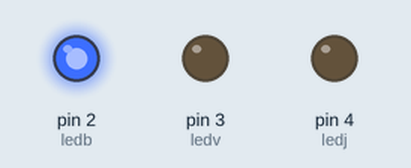
Simulated run of this sketch. Board: Arduino Uno, built with avr-gcc and run on an emulated ATmega328P. Shown: output pins drawn as LEDs (lit = HIGH).

Above: at 0.7 s.
At 2.2 s:
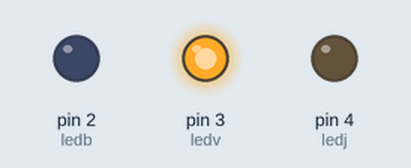
At 3.7 s:
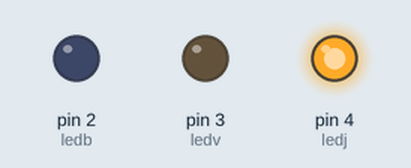
Timing chart, 0 to 5.9 s (numbered marks = the images above):
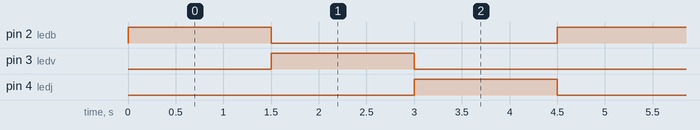

Measured:
- by itself, pin 2 (ledb), pin 3 (ledv), pin 4 (ledj): alternates HIGH for 1.5 s and LOW for 3.0 s
- by itself, everything shown: repeats every 4.5 s, in 3 steps

The sketch:

clignoter.ino
```cpp
int ledb=2;
int ledv=3;
int ledj=4;
void setup() {
  // put your setup code here, to run once:
  pinMode(ledb,OUTPUT);
  pinMode(ledv,OUTPUT);
  pinMode(ledj,OUTPUT);

}

void loop() {
  // put your main code here, to run repeatedly:
  digitalWrite(ledb,HIGH);
  digitalWrite(ledj,LOW);
  delay(1500);
  digitalWrite(ledb,LOW);
  digitalWrite(ledv,HIGH);
  delay(1500);
  digitalWrite(ledb,LOW);
  digitalWrite(ledv,LOW);
  digitalWrite(ledj,HIGH);
  delay(1500);


}
```
